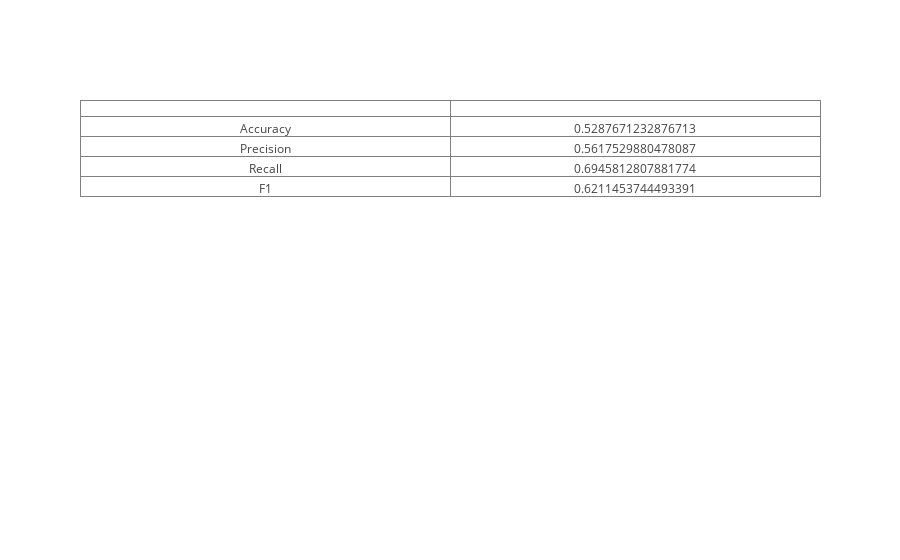

Notebook code cell kept with this figure:
### Markdown cell above
### Without Stopwords

### Code cell
calculate_metrics(bullish_sw_free_y_test, bullish_sw_free_y_pred)

### Figure 1 — Plotly figure (JSON) as saved in the notebook; plotly's stock layout.template omitted (floating-point values rounded to 4 significant figures)
{"data": [{"cells": {"values": [["Accuracy", "Precision", "Recall", "F1"], [0.5288, 0.5618, 0.6946, 0.6211]]}, "type": "table", "uid": "33eb338e-7142-4033-b131-2981cbf6fe84"}], "layout": {}}
